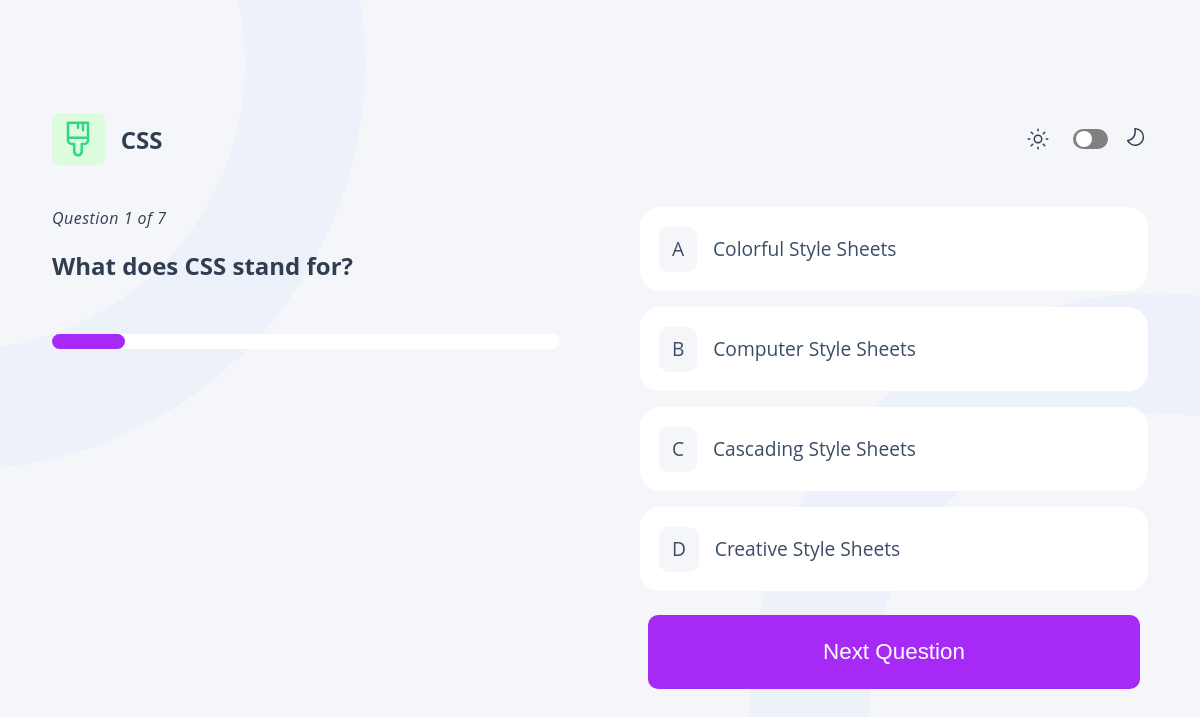
The app's page /quiz/1/ with its own data.
### quiz/models.py (models this page shows, shortened)
class Quiz(models.Model):
    title = models.CharField(max_length=255)
    icon = models.FileField(
        upload_to="uploads/quiz_icons/", validators=[validate_file_type]
    )

class Question(models.Model):
    quiz = models.ForeignKey(Quiz, related_name="questions", on_delete=models.CASCADE)
    text = models.TextField()

class Option(models.Model):
    question = models.ForeignKey(
        Question, related_name="options", on_delete=models.CASCADE
    )
    text = models.CharField(max_length=255)

### quiz/views.py (the view, shortened to what this page needs)
# urls.py: path("quiz/<int:pk>/", QuizDetailView.as_view(), name="quiz_detail"),
class QuizDetailView(DetailView):
    model = Quiz
    template_name = "quiz/quiz_detail.html"
    context_object_name = "quiz"
    def get(self, request, *args, **kwargs):
        self.object = self.get_object()
        quiz = self.object
        question_index = request.session.get(f"current_question_{quiz.id}", 0)
        questions = quiz.questions.all()
        self.request.session[f"total_questions_for_quiz_{quiz.id}"] = questions.count()
        if question_index >= questions.count():
            return self.handle_quiz_completion(quiz.id)
        context = self.get_context_data()
        return self.render_to_response(context)
    def get_context_data(self, **kwargs):
        context = super().get_context_data(**kwargs)
        quiz = self.get_object()
        question_index = self.request.session.get(f"current_question_{quiz.id}", 0)
        questions = quiz.questions.all()
        if question_index >= questions.count():
            return self.handle_quiz_completion(quiz.id)
        current_question = questions[question_index]
        options = current_question.options.all()
        correct_answer = Answer.objects.filter(question=current_question).first()
        context["current_question"] = current_question
        context["options"] = options
        context["correct_answer_id"] = (
            correct_answer.correct_option.id if correct_answer else None
        )
        context["selected_option_id"] = self.request.session.get(
            f"selected_option_{question_index}"
        )
        context["is_answer_correct"] = self.request.session.get(
            f"answer_correct_{question_index}", False
        )
        context["question_index"] = question_index + 1
        context["total_questions"] = questions.count()
        context["show_next"] = "submitted_answer" in self.request.session
        context["quiz_icon_url"] = quiz.icon.url if quiz.icon else None
        context["quiz_title"] = quiz.title
        return context

### quiz/templatetags/quiz_extras.py (called while the page is built)
@register.filter(name="option_label")
def option_label(value):
    return chr(64 + value)

@register.filter
def divfloat(value, arg):
    try:
        return float(value) / float(arg)
    except (ValueError, ZeroDivisionError):
        return 0

@register.filter
def mul(value, arg):
    try:
        return float(value) * float(arg)
    except ValueError:
        return 0

### quiz/templates/quiz/quiz_detail.html (shortened to what this page needs)
{% extends "base.html" %}
{% load quiz_extras %}
{% load static %}
{% block css_files %}
  <link rel="stylesheet" href="{% static 'quiz/index.css' %}">
  <link rel="stylesheet" href="{% static 'quiz/quiz-detail.css' %}">
{% endblock %}
{% block subject_type %}
     <div class="subject-type">
        {% include "./include/icons.html" %}
        <h2>{{ quiz_title }}</h2>
    </div>
{% endblock %}
{% block content_left %}
  <section class="content-left">
    <div class="container-left">
        <div>
        <p>Question {{ question_index }} of {{ total_questions }}</p>
        <h2>{{ current_question.text }}</h2>
        </div>
        <div class="progress-container">
        <div class="progress-bar" style="width: {{ question_index|floatformat:"0"|divfloat:total_questions|mul:100 }}%;"></div>
    </div>
    </div>
  </section>
{% endblock %}
{% block content_right %}
<section class="content-right">
  <form method="post" action="{% url 'quiz_detail' quiz.id %}">
      <ul>
        {% for option in options %}
        <li class="{% if option.id|stringformat:"i" == request.session.selected_option_question_index %} selected {% endif %}">
        <label for="option{{ option.id }}" class="option-label">
            <span>{{ forloop.counter|option_label }}</span>
            {{ option.text }}
        </label>
        </li>
        {% endfor %}
      </ul>
      <div class="button-container">
      {% if question_index < total_questions %}
      <button class="button" type="submit" name="next_question" value="1">Next Question</button>
      {% elif not request.session.quiz_completed_quiz.id %}
      <button class="button" type="submit" name="answer" value="Submit">Submit</button>
      {% endif %}
      </div>
  </form>
</section>
{%endblock%}

### templates/base.html (shortened to what this page needs)
{% load static %}
<!DOCTYPE html>
<html lang="en">
    <head>
        <link rel="stylesheet" href="{% static "app.css" %}" />
        <link rel="stylesheet" href="{% static "switch-input.css" %}" />
        {% block css_files %} {% endblock %}
    </head>
        <body>
            <header>
                <div>
                    {% block subject_type %} {% endblock %}
                </div>
                <div class="switch-container">
                    {% include "icons/sun-icon.html" %}
                    <div class="switch">
                    <input type="checkbox" id="switch" /><label for="switch">Toggle</label>
                    </div>
                    <div id="moon-icon" class="moon-icon">
                    {% include "icons/moon-icon.html" %}
                    </div>
                </div>
            </header>
        <main class="container">
         {% block content_left %}
         {% endblock %}
         {% block content_right %}
         {% endblock %}
        </main>
        </body>
</html>

### quiz/templates/quiz/include/icons.html
{% if quiz.icon %}
         {% if quiz.title == "HTML" %}
                  <img src="{{ quiz.icon.url }}" class="html" alt="{{ quiz.title }}">
         {% elif quiz.title == "CSS" %}
                  <img src="{{ quiz.icon.url }}" class="css" alt="{{ quiz.title }}">
         {% elif quiz.title == "javascript" %}
                  <img src="{{ quiz.icon.url }}" class="js" alt="{{ quiz.title }}">
         {% elif quiz.title == "accessibility" %}
                  <img src="{{ quiz.icon.url }}" class="access" alt="{{ quiz.title }}">
         {% else %}
                  <img src="{{ quiz.icon.url }}" class="quiz-icon" alt="{{ quiz.title }}">
        {% endif %}
{% endif %}

### templates/icons/sun-icon.html (shortened to what this page needs)
{% load static %}
{% block css_files %}
<link rel="stylesheet" href="{% static "app.css" %}" />
{% endblock %}

### templates/icons/moon-icon.html (shortened to what this page needs)
{% load static %}
{% block css_files %}
<link rel="stylesheet" href="{% static "app.css" %}" />
{% endblock %}

### static/app.css (style rules this page uses)
* { box-sizing: border-box; }
:root { --primary-dark: #313e51; --primary-light: #ffffff; --secondary-dark: #3B4D66; --secondary-light: #f4f6fa; --tertiary-dark: #626c7f; --tertiary-blue-light: #ABC1E1; --primary-purple: #A729F5; --success: #26d782; --error: #EE5454; --html: rgb(253, 242, 237); --css: rgb(221, 252, 221); --js: rgb(227, 225, 253); --accessibility: rgb(245, 226, 253); }
html { font-family: 'Open Sans', 'Rubik', sans-serif; }
body { margin: 0; margin: 0 auto; max-width: 1160px; height: 100vh; display: flex; align-items: end; padding-left: 2rem ; padding-right: 2rem ; gap: 2rem; flex-direction: column; justify-content: center; background-position: top left; background-size: cover; }
p { letter-spacing: 0.5px; margin: 0; font-style: italic; }
ul { list-style-type: none; padding: 0; margin: 0; }
.container { justify-content: center; display: flex; gap: 5rem; flex-direction: row; align-self: center; width: 100%; }
header { display: flex; flex-direction: row; width: 100%; justify-content: space-between; align-items: center; gap: 1rem; }
body { background-image: url('/static/background/pattern-background-desktop-light.svg'); background-color: var(--secondary-light); color: var(--primary-dark); }

### static/switch-input.css (style rules this page uses)
.switch-container { display: flex; align-items: center; justify-content: center; gap: 1rem; }
.switch { display: flex; }
.switch-container label { cursor: pointer; text-indent: -9999px; width: 35px; height: 20px; background: grey; display: block; border-radius: 100px; position: relative; }
.switch-container label:after { content: ''; position: absolute; top: 2px; left: 3px; width: 16px; height: 16px; background: #fff; border-radius: 90px; transition: 0.3s; }

### quiz/static/quiz/index.css (style rules this page uses)
.content-left { display: flex; flex-direction: column; width: 100%; }
.content-right { display: flex; width: 100%; flex-direction: column; justify-content: center; align-items: center; gap: 2rem; background-position: top left; background-size: cover; }
.content-right form { display: flex; flex-direction: column; gap: 1rem; width: 100%; }
.content-right ul { width: 100%; display: flex; flex-direction: column; gap: 1rem; }
.content-right li { cursor: pointer; padding: 1rem; width: 100%; background-color: var(--primary-light); display: flex; flex-direction: row; gap: 1rem; align-items: center; border-radius: 20px; }
.css { border-radius: 7px; padding: 0.4rem; background-color: var(--css); }

### quiz/static/quiz/quiz-detail.css (style rules this page uses)
.option-label { display: flex; align-items: center; gap: 1rem; padding: 0.2rem ; color: var(--secondary-dark); font-size: 1.2rem; text-align: center; cursor: pointer; font-weight: 500; line-height: 20px; margin-right: 10px; }
.subject-type { display: flex; padding: 0; align-items: center; gap: 1rem; }
.option-label span { background-color: var(--secondary-light); padding: 0.8rem; border-radius: 10px; }
.button-container { display: flex; align-items: center; justify-content: center; width: 100%; gap: 1rem; }
.button { background-color: var(--primary-purple); color: var(--primary-light); width: 100%; border-radius: 10px; padding: 1.5rem; border: none; cursor: pointer; font-size: 1.4rem; font-weight: 500; text-decoration: none; display: inline-block; margin: 0.5rem; }
.container-left { display: flex; flex-direction: column; justify-content: start; gap: 2rem; height: 100%; }
.progress-container { width: 100%; background-color: var(--primary-light); border-radius: 10px; }
.progress-bar { height: 15px; background-color: var(--primary-purple); border-radius: 10px; transition: width 0.4s ease-in-out; }

### records on screen
Quiz: icon (picture), title "CSS"
Question: text "What does CSS stand for?"
Option: text "Colorful Style Sheets"
Option: text "Computer Style Sheets"
Option: text "Cascading Style Sheets"
Option: text "Creative Style Sheets"

### other values on screen
{{ question_index }} "1"
{{ total_questions }} "7"
